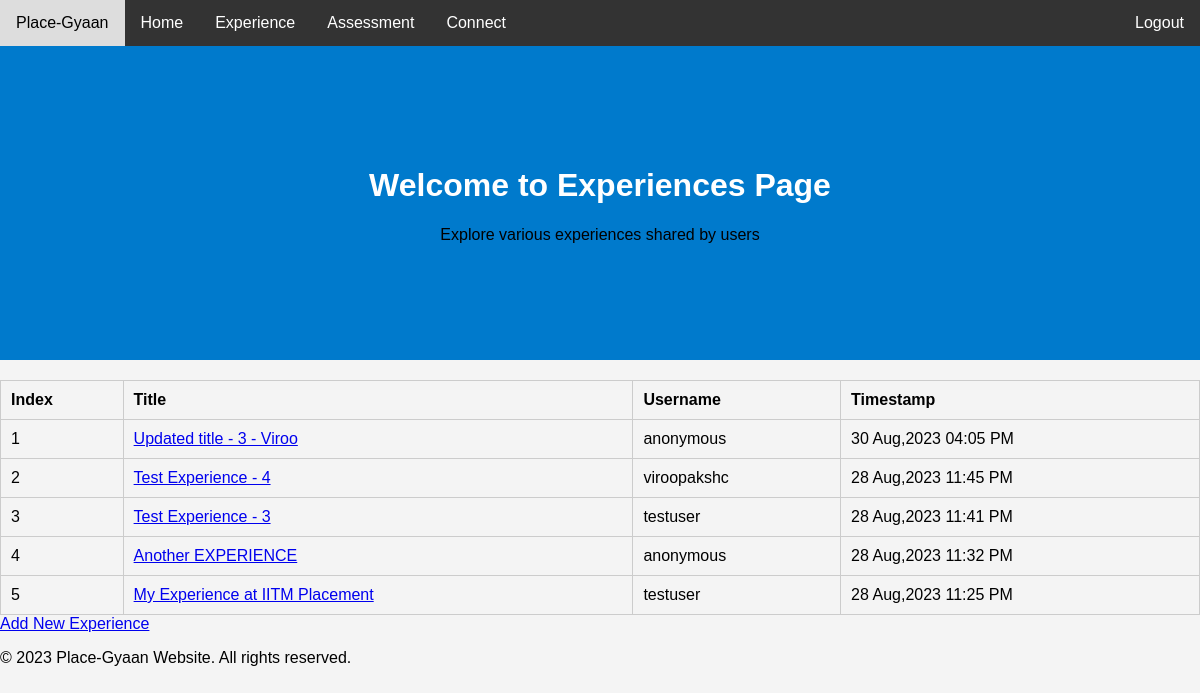
Screenshot of /experience (signed in) with the database file from the repository.
### main/models.py (models this page shows)
class Experience(Base):
	__tablename__="Experience"
	id = Column(Integer, primary_key=True,autoincrement=True)
	title = Column(String(255), unique=True, nullable=False)
	description = Column(String(255), nullable=False)
	auth_id = Column(Integer, ForeignKey('User.id'), nullable=False)
	anonymous = Column(Boolean, default=False)
	timestamp = Column(String(80), default=0)

class User(Base, UserMixin):
    __tablename__ = 'User'
    id = Column(Integer, primary_key=True,autoincrement=True)
    email = Column(String(255), unique=True)
    username = Column(String(255), unique=False, nullable=True)
    password = Column(String(255), nullable=False)
    active = Column(Boolean())
    fs_uniquifier = Column(String(64), unique=True, nullable=False)
    attributes=Column(MutableList.as_mutable(AsaList()),nullable=False)
    roles = relationship('Role', secondary='RolesUsers',
                         backref=backref('Users', lazy='dynamic'))

### main/controllers.py (the view)
@app.route("/experience")
@auth_required()
def experiences():
  exps=[]
  for exp in Experience.query.all():
    l=[]
    l.append(-1)
    l.append(exp.title)
    l.append(User.query.filter_by(id=exp.auth_id).first().username)
    l.append(extract_time(exp.timestamp))
    l.append(str(exp.id))
    l.append(exp.anonymous)
    exps.append(l)
  exps.sort(key=lambda x:x[3],reverse=True)
  c=1
  for exp in exps:
    exp[0]=c
    c+=1
  return render_template("experiences.html",experiences=exps)

### main/controllers.py (called while the page is built)
def extract_time(timestamp):
  time_and_date=dt.datetime.strptime(str(timestamp).split(".")[0],"%Y-%m-%d %H:%M:%S")
  return dt.datetime.strftime(time_and_date,"%d %b,%Y %I:%M %p")

### main/templates/experiences.html (shortened to what this page needs)
{% extends "whole.html" %}
{% block welcome %}
	<div class="header">
        <h1>Welcome to Experiences Page</h1>
        <p>Explore various experiences shared by users</p>
    </div>
{% endblock %}
{% block content %}
        <table class="exp-table">
            <thead>
                <tr>
                    <th>Index</th>
                    <th>Title</th>
                    <th>Username</th>
                    <th>Timestamp</th>
                </tr>
            </thead>
            <tbody>
                {% for exp in experiences %}
                    <tr>
                        <td>{{ exp[0] }}</td>
                        <td><a href="{{ 'view_experience/' + exp[4] }}">{{ exp[1] }}</a></td>
                        <td>{{ "anonymous" if exp[5] else exp[2]  }}</td>
                        <td>{{ exp[3] }}</td>
                    </tr>
                {% endfor %}
            </tbody>
        </table>
        <a class="add-exp-button" href="/add-experience">Add New Experience</a>
{% endblock %}

### main/templates/whole.html (shortened to what this page needs)
<!DOCTYPE html>
<html lang="en">
<head>
</head>
<body>
    <div class="wrapper">
    <div class="navbar">
        <a href="#">Place-Gyaan</a>
        <a href="/home">Home</a>
        <a href="/experience">Experience</a>
        <a href="/assessment">Assessment</a>
        <a href="/connect">Connect</a>
        <a href="/logout" style="float: right;">Logout</a>
    </div>
    {% block welcome %}{% endblock %}
    {% block content %}
    {% endblock %}
    <footer class="footer">
        <p>&copy; 2023 Place-Gyaan Website. All rights reserved.</p>
    </footer>
    </div>
</body>
</html>

### main/templates/experiences.html (style rules this page uses)
.exp-table { width: 100%; border-collapse: collapse; margin-top: 20px; }
.exp-table th, .exp-table td { border: 1px solid #ccc; padding: 10px; text-align: left; }

### main/templates/whole.html (style rules this page uses)
body { font-family: Arial, sans-serif; margin: 0; padding: 0; background-color: #f4f4f4; }
.navbar { background-color: #333; overflow: hidden; }
.navbar a { float: left; display: block; color: white; text-align: center; padding: 14px 16px; text-decoration: none; }
.header { text-align: center; padding: 100px; background-color: #007ACC; }
.header h1 { color: white; }
.wrapper { display: flex; flex-direction: column; min-height: 100vh; }

### rows the page displays
Experience: title "Updated title - 3 - Viroo"
Experience: title "Test Experience - 4"
User: username "viroopakshc"
Experience: title "Test Experience - 3"
User: username "testuser" "testuser"
Experience: title "Another EXPERIENCE"
Experience: title "My Experience at IITM Placement"

### other values shown
{{ exp[0] }} "1" "2" "3" "4" "5"
{{ "anonymous" if exp[5] else exp[2] }} "anonymous" "anonymous"
{{ exp[3] }} "30 Aug,2023 04:05 PM" "28 Aug,2023 11:45 PM" "28 Aug,2023 11:41 PM" "28 Aug,2023 11:32 PM" "28 Aug,2023 11:25 PM"
